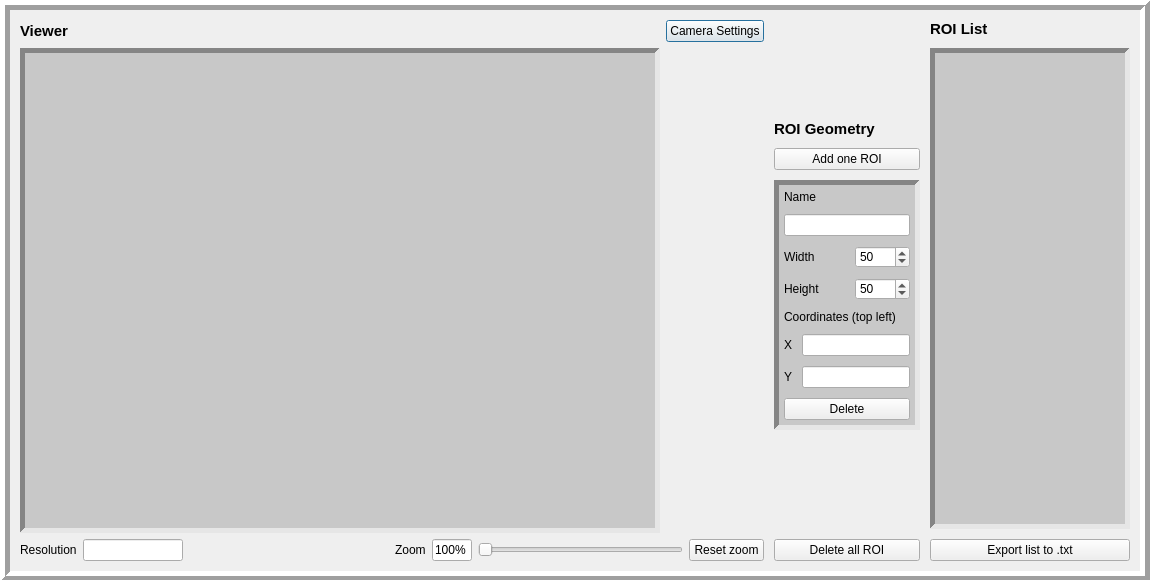
<?xml version="1.0" encoding="UTF-8"?>
<ui version="4.0">
 <class>Dialog</class>
 <widget class="QDialog" name="Dialog">
  <property name="geometry">
   <rect>
    <x>0</x>
    <y>0</y>
    <width>1150</width>
    <height>580</height>
   </rect>
  </property>
  <property name="windowTitle">
   <string>Dialog</string>
  </property>
  <widget class="QFrame" name="horizontalFrame_6">
   <property name="geometry">
    <rect>
     <x>0</x>
     <y>0</y>
     <width>1150</width>
     <height>581</height>
    </rect>
   </property>
   <property name="frameShape">
    <enum>QFrame::Box</enum>
   </property>
   <property name="frameShadow">
    <enum>QFrame::Raised</enum>
   </property>
   <property name="lineWidth">
    <number>5</number>
   </property>
   <layout class="QHBoxLayout" name="horizontalLayout_5">
    <property name="spacing">
     <number>10</number>
    </property>
    <property name="leftMargin">
     <number>10</number>
    </property>
    <property name="topMargin">
     <number>10</number>
    </property>
    <property name="rightMargin">
     <number>10</number>
    </property>
    <property name="bottomMargin">
     <number>10</number>
    </property>
    <item>
     <layout class="QVBoxLayout" name="viewer_section">
      <property name="spacing">
       <number>6</number>
      </property>
      <item>
       <layout class="QHBoxLayout" name="horizontalLayout_3">
        <item>
         <widget class="QLabel" name="viewer_label">
          <property name="font">
           <font>
            <pointsize>11</pointsize>
            <bold>true</bold>
           </font>
          </property>
          <property name="text">
           <string>Viewer</string>
          </property>
         </widget>
        </item>
        <item>
         <spacer name="horizontalSpacer">
          <property name="orientation">
           <enum>Qt::Horizontal</enum>
          </property>
          <property name="sizeHint" stdset="0">
           <size>
            <width>40</width>
            <height>20</height>
           </size>
          </property>
         </spacer>
        </item>
        <item>
         <widget class="QPushButton" name="loadImage_button">
          <property name="text">
           <string>Camera Settings</string>
          </property>
         </widget>
        </item>
       </layout>
      </item>
      <item>
       <widget class="QGraphicsView" name="graphicsView">
        <property name="sizePolicy">
         <sizepolicy hsizetype="Preferred" vsizetype="Expanding">
          <horstretch>0</horstretch>
          <verstretch>0</verstretch>
         </sizepolicy>
        </property>
        <property name="maximumSize">
         <size>
          <width>640</width>
          <height>16777215</height>
         </size>
        </property>
        <property name="styleSheet">
         <string notr="true">background-color: rgb(200, 200, 200);</string>
        </property>
        <property name="frameShape">
         <enum>QFrame::Panel</enum>
        </property>
        <property name="lineWidth">
         <number>5</number>
        </property>
       </widget>
      </item>
      <item>
       <layout class="QHBoxLayout" name="zoom_controls">
        <item>
         <widget class="QLabel" name="imgReso_label">
          <property name="text">
           <string>Resolution</string>
          </property>
         </widget>
        </item>
        <item>
         <widget class="QLineEdit" name="imgReso_text">
          <property name="sizePolicy">
           <sizepolicy hsizetype="Maximum" vsizetype="Fixed">
            <horstretch>0</horstretch>
            <verstretch>0</verstretch>
           </sizepolicy>
          </property>
          <property name="maximumSize">
           <size>
            <width>100</width>
            <height>16777215</height>
           </size>
          </property>
          <property name="readOnly">
           <bool>true</bool>
          </property>
         </widget>
        </item>
        <item>
         <spacer name="horizontalSpacer_3">
          <property name="orientation">
           <enum>Qt::Horizontal</enum>
          </property>
          <property name="sizeHint" stdset="0">
           <size>
            <width>40</width>
            <height>20</height>
           </size>
          </property>
         </spacer>
        </item>
        <item>
         <widget class="QLabel" name="zoomCtrl_label">
          <property name="text">
           <string>Zoom</string>
          </property>
         </widget>
        </item>
        <item>
         <widget class="QLineEdit" name="zoomCtrl_text">
          <property name="sizePolicy">
           <sizepolicy hsizetype="Maximum" vsizetype="Fixed">
            <horstretch>0</horstretch>
            <verstretch>0</verstretch>
           </sizepolicy>
          </property>
          <property name="maximumSize">
           <size>
            <width>40</width>
            <height>16777215</height>
           </size>
          </property>
          <property name="text">
           <string>100%</string>
          </property>
         </widget>
        </item>
        <item>
         <widget class="QSlider" name="zoomCtrl_slider">
          <property name="minimum">
           <number>100</number>
          </property>
          <property name="maximum">
           <number>400</number>
          </property>
          <property name="orientation">
           <enum>Qt::Horizontal</enum>
          </property>
         </widget>
        </item>
        <item>
         <widget class="QPushButton" name="resetZoom_button">
          <property name="sizePolicy">
           <sizepolicy hsizetype="Maximum" vsizetype="Fixed">
            <horstretch>0</horstretch>
            <verstretch>0</verstretch>
           </sizepolicy>
          </property>
          <property name="maximumSize">
           <size>
            <width>75</width>
            <height>16777215</height>
           </size>
          </property>
          <property name="text">
           <string>Reset zoom</string>
          </property>
         </widget>
        </item>
       </layout>
      </item>
     </layout>
    </item>
    <item>
     <layout class="QVBoxLayout" name="roi_section">
      <item>
       <spacer name="verticalSpacer">
        <property name="orientation">
         <enum>Qt::Vertical</enum>
        </property>
        <property name="sizeHint" stdset="0">
         <size>
          <width>20</width>
          <height>40</height>
         </size>
        </property>
       </spacer>
      </item>
      <item>
       <widget class="QLabel" name="selectedRoi_header">
        <property name="font">
         <font>
          <pointsize>11</pointsize>
          <bold>true</bold>
         </font>
        </property>
        <property name="text">
         <string>ROI Geometry</string>
        </property>
       </widget>
      </item>
      <item>
       <widget class="QPushButton" name="addRoi_button">
        <property name="sizePolicy">
         <sizepolicy hsizetype="Preferred" vsizetype="Fixed">
          <horstretch>0</horstretch>
          <verstretch>0</verstretch>
         </sizepolicy>
        </property>
        <property name="text">
         <string>Add one ROI</string>
        </property>
       </widget>
      </item>
      <item>
       <widget class="QFrame" name="verticalFrame_4">
        <property name="styleSheet">
         <string notr="true">.QFrame {background-color: rgb(200, 200, 200);}</string>
        </property>
        <property name="frameShape">
         <enum>QFrame::Panel</enum>
        </property>
        <property name="frameShadow">
         <enum>QFrame::Sunken</enum>
        </property>
        <property name="lineWidth">
         <number>5</number>
        </property>
        <layout class="QVBoxLayout" name="verticalLayout_5">
         <property name="spacing">
          <number>10</number>
         </property>
         <property name="leftMargin">
          <number>5</number>
         </property>
         <property name="topMargin">
          <number>5</number>
         </property>
         <property name="rightMargin">
          <number>5</number>
         </property>
         <property name="bottomMargin">
          <number>5</number>
         </property>
         <item>
          <widget class="QLabel" name="roiName_label">
           <property name="text">
            <string>Name</string>
           </property>
          </widget>
         </item>
         <item>
          <widget class="QLineEdit" name="roiName_input">
           <property name="sizePolicy">
            <sizepolicy hsizetype="Preferred" vsizetype="Fixed">
             <horstretch>0</horstretch>
             <verstretch>0</verstretch>
            </sizepolicy>
           </property>
          </widget>
         </item>
         <item>
          <layout class="QHBoxLayout" name="horizontalLayout_6">
           <item>
            <widget class="QLabel" name="roiWidth_label">
             <property name="sizePolicy">
              <sizepolicy hsizetype="Preferred" vsizetype="Maximum">
               <horstretch>0</horstretch>
               <verstretch>0</verstretch>
              </sizepolicy>
             </property>
             <property name="text">
              <string>Width</string>
             </property>
            </widget>
           </item>
           <item>
            <widget class="QSpinBox" name="roiWidth">
             <property name="maximumSize">
              <size>
               <width>55</width>
               <height>16777215</height>
              </size>
             </property>
             <property name="minimum">
              <number>5</number>
             </property>
             <property name="maximum">
              <number>500</number>
             </property>
             <property name="singleStep">
              <number>1</number>
             </property>
             <property name="value">
              <number>50</number>
             </property>
            </widget>
           </item>
          </layout>
         </item>
         <item>
          <layout class="QHBoxLayout" name="horizontalLayout_8">
           <item>
            <widget class="QLabel" name="roiHeight_label">
             <property name="sizePolicy">
              <sizepolicy hsizetype="Preferred" vsizetype="Maximum">
               <horstretch>0</horstretch>
               <verstretch>0</verstretch>
              </sizepolicy>
             </property>
             <property name="text">
              <string>Height</string>
             </property>
            </widget>
           </item>
           <item>
            <widget class="QSpinBox" name="roiHeight">
             <property name="maximumSize">
              <size>
               <width>55</width>
               <height>16777215</height>
              </size>
             </property>
             <property name="minimum">
              <number>5</number>
             </property>
             <property name="maximum">
              <number>500</number>
             </property>
             <property name="singleStep">
              <number>1</number>
             </property>
             <property name="value">
              <number>50</number>
             </property>
            </widget>
           </item>
          </layout>
         </item>
         <item>
          <widget class="QLabel" name="centerCoords_label">
           <property name="text">
            <string>Coordinates (top left)</string>
           </property>
          </widget>
         </item>
         <item>
          <layout class="QHBoxLayout" name="horizontalLayout_2">
           <item>
            <widget class="QLabel" name="xCoords_label">
             <property name="sizePolicy">
              <sizepolicy hsizetype="Preferred" vsizetype="Maximum">
               <horstretch>0</horstretch>
               <verstretch>0</verstretch>
              </sizepolicy>
             </property>
             <property name="text">
              <string>X</string>
             </property>
            </widget>
           </item>
           <item>
            <widget class="QLineEdit" name="xCoords">
             <property name="sizePolicy">
              <sizepolicy hsizetype="Maximum" vsizetype="Fixed">
               <horstretch>0</horstretch>
               <verstretch>0</verstretch>
              </sizepolicy>
             </property>
            </widget>
           </item>
          </layout>
         </item>
         <item>
          <layout class="QHBoxLayout" name="horizontalLayout_4">
           <item>
            <widget class="QLabel" name="yCoords_label">
             <property name="sizePolicy">
              <sizepolicy hsizetype="Preferred" vsizetype="Maximum">
               <horstretch>0</horstretch>
               <verstretch>0</verstretch>
              </sizepolicy>
             </property>
             <property name="text">
              <string>Y</string>
             </property>
            </widget>
           </item>
           <item>
            <widget class="QLineEdit" name="yCoords">
             <property name="sizePolicy">
              <sizepolicy hsizetype="Maximum" vsizetype="Fixed">
               <horstretch>0</horstretch>
               <verstretch>0</verstretch>
              </sizepolicy>
             </property>
            </widget>
           </item>
          </layout>
         </item>
         <item>
          <widget class="QPushButton" name="removeEntry_button">
           <property name="text">
            <string>Delete</string>
           </property>
          </widget>
         </item>
        </layout>
       </widget>
      </item>
      <item>
       <spacer name="verticalSpacer_2">
        <property name="orientation">
         <enum>Qt::Vertical</enum>
        </property>
        <property name="sizeHint" stdset="0">
         <size>
          <width>20</width>
          <height>40</height>
         </size>
        </property>
       </spacer>
      </item>
      <item>
       <widget class="QPushButton" name="deleteAll_button">
        <property name="sizePolicy">
         <sizepolicy hsizetype="Preferred" vsizetype="Fixed">
          <horstretch>0</horstretch>
          <verstretch>0</verstretch>
         </sizepolicy>
        </property>
        <property name="text">
         <string>Delete all ROI</string>
        </property>
       </widget>
      </item>
     </layout>
    </item>
    <item>
     <layout class="QVBoxLayout" name="table_section">
      <item>
       <widget class="QLabel" name="finalList_header">
        <property name="font">
         <font>
          <pointsize>11</pointsize>
          <bold>true</bold>
         </font>
        </property>
        <property name="text">
         <string>ROI List</string>
        </property>
       </widget>
      </item>
      <item>
       <widget class="QTableView" name="tableView">
        <property name="sizePolicy">
         <sizepolicy hsizetype="Minimum" vsizetype="Expanding">
          <horstretch>0</horstretch>
          <verstretch>0</verstretch>
         </sizepolicy>
        </property>
        <property name="minimumSize">
         <size>
          <width>200</width>
          <height>0</height>
         </size>
        </property>
        <property name="styleSheet">
         <string notr="true">background-color: rgb(200, 200, 200);</string>
        </property>
        <property name="frameShape">
         <enum>QFrame::Panel</enum>
        </property>
        <property name="lineWidth">
         <number>5</number>
        </property>
        <property name="horizontalScrollBarPolicy">
         <enum>Qt::ScrollBarAlwaysOff</enum>
        </property>
        <property name="sizeAdjustPolicy">
         <enum>QAbstractScrollArea::AdjustToContents</enum>
        </property>
        <property name="selectionMode">
         <enum>QAbstractItemView::SingleSelection</enum>
        </property>
        <property name="selectionBehavior">
         <enum>QAbstractItemView::SelectRows</enum>
        </property>
        <attribute name="horizontalHeaderDefaultSectionSize">
         <number>100</number>
        </attribute>
        <attribute name="verticalHeaderVisible">
         <bool>false</bool>
        </attribute>
       </widget>
      </item>
      <item>
       <widget class="QPushButton" name="exportList_button">
        <property name="text">
         <string>Export list to .txt</string>
        </property>
       </widget>
      </item>
     </layout>
    </item>
   </layout>
  </widget>
 </widget>
 <tabstops>
  <tabstop>addRoi_button</tabstop>
  <tabstop>roiName_input</tabstop>
  <tabstop>roiWidth</tabstop>
  <tabstop>roiHeight</tabstop>
  <tabstop>imgReso_text</tabstop>
  <tabstop>zoomCtrl_text</tabstop>
  <tabstop>zoomCtrl_slider</tabstop>
  <tabstop>resetZoom_button</tabstop>
  <tabstop>deleteAll_button</tabstop>
  <tabstop>exportList_button</tabstop>
  <tabstop>graphicsView</tabstop>
  <tabstop>loadImage_button</tabstop>
  <tabstop>tableView</tabstop>
  <tabstop>xCoords</tabstop>
  <tabstop>yCoords</tabstop>
  <tabstop>removeEntry_button</tabstop>
 </tabstops>
 <resources/>
 <connections/>
</ui>
